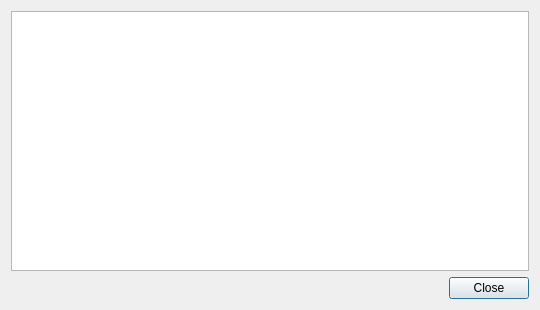
<?xml version="1.0" encoding="UTF-8"?>
<ui version="4.0">
 <class>ErrorsListDialog</class>
 <widget class="QDialog" name="ErrorsListDialog">
  <property name="geometry">
   <rect>
    <x>0</x>
    <y>0</y>
    <width>540</width>
    <height>310</height>
   </rect>
  </property>
  <property name="minimumSize">
   <size>
    <width>540</width>
    <height>310</height>
   </size>
  </property>
  <property name="windowTitle">
   <string>Texture packer errors list</string>
  </property>
  <layout class="QVBoxLayout" name="verticalLayout_2">
   <item>
    <layout class="QGridLayout" name="gridLayout">
     <item row="0" column="0" colspan="2">
      <widget class="QListView" name="errorsListView"/>
     </item>
     <item row="1" column="1">
      <widget class="QPushButton" name="closeButton">
       <property name="text">
        <string>Close</string>
       </property>
      </widget>
     </item>
     <item row="1" column="0">
      <spacer name="horizontalSpacer">
       <property name="orientation">
        <enum>Qt::Horizontal</enum>
       </property>
       <property name="sizeHint" stdset="0">
        <size>
         <width>40</width>
         <height>20</height>
        </size>
       </property>
      </spacer>
     </item>
    </layout>
   </item>
  </layout>
 </widget>
 <resources/>
 <connections/>
</ui>
